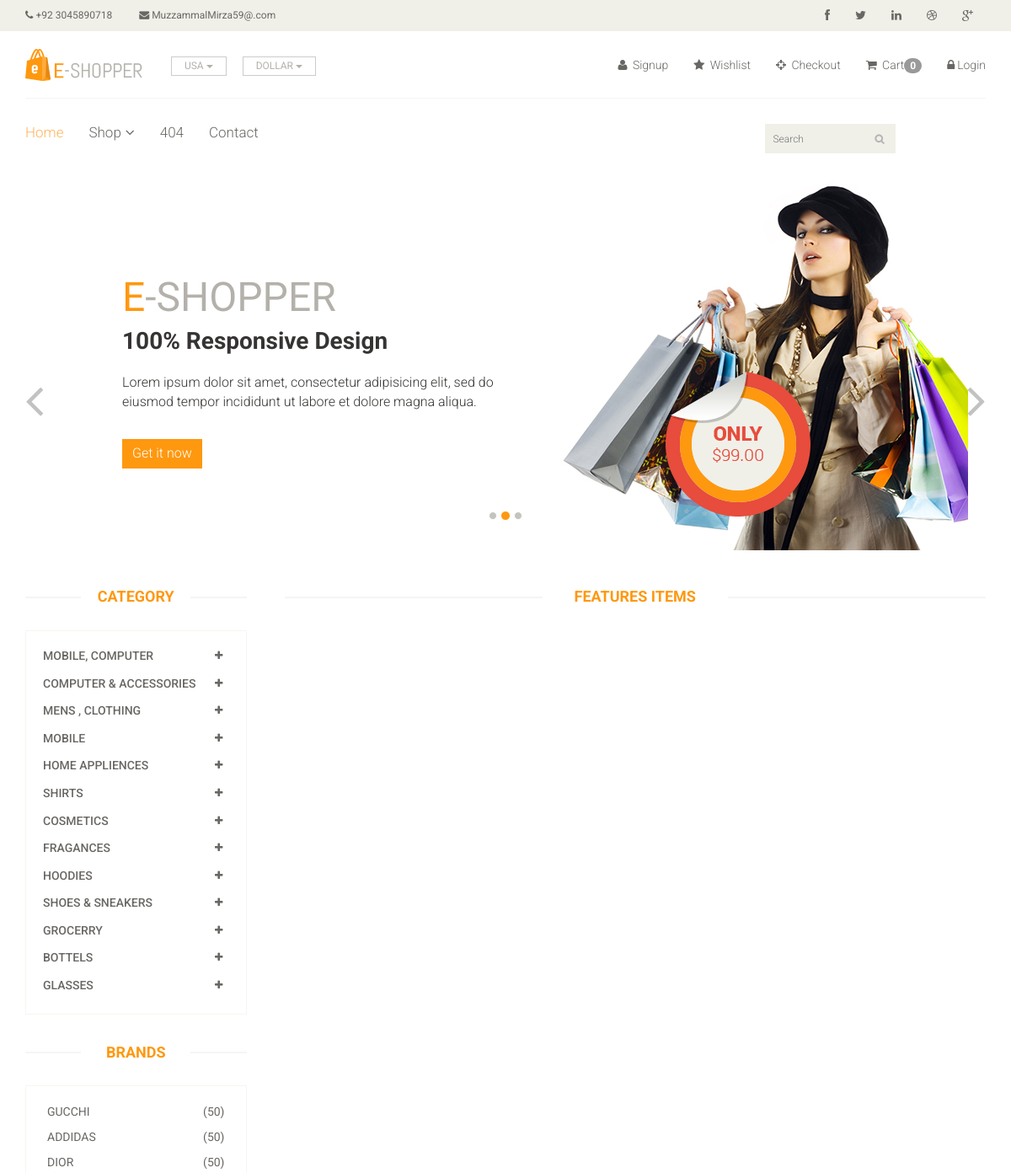
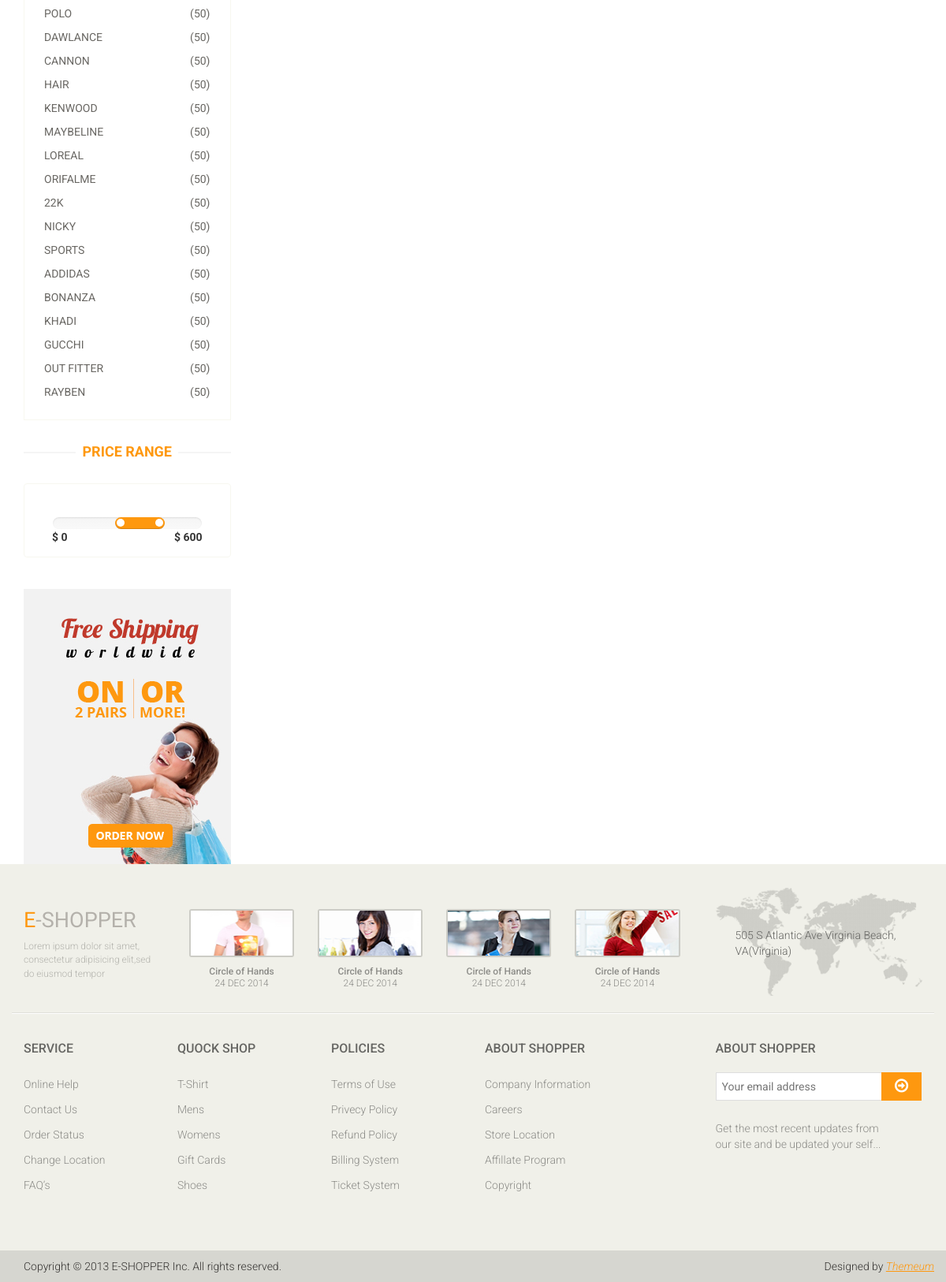
Screenshot of /?cetagory=1&brand with the database file from the repository (2 pictures, top to bottom).
### store/models.py (models this page shows, shortened)
class Cetagory(models.Model):
    name=models.CharField(max_length=70)

class Brand(models.Model):
    name=models.CharField(max_length=70,)

### store/views.py (the view)
# urls.py: path('',views.index,name='index'),
def index(request):
    cetagory = Cetagory.objects.all()
    brand =Brand.objects.all()
    brandID = request.GET.get('brand')
    cetagoryID = request.GET.get('cetagory')
    if cetagoryID:
        product=Product.objects.filter(sub_cetagory=cetagoryID).order_by('-id')
    elif brandID:
        product = Product.objects.filter(Brand=brandID).order_by('-id')
    else:
        product =Product.objects.all()
    return render(request,'index.html',{'pro':cetagory,'duct':product,'brand':brand,'product':product})

### store/templates/index.html (shortened to what this page needs)
{% extends 'base.html'%}
{% block body %}
{% load static %}
<section id="slider">
		<div class="container">
			<div class="row">
				<div class="col-sm-12">
					<div id="slider-carousel" class="carousel slide" data-ride="carousel">
						<ol class="carousel-indicators">
							<li data-target="#slider-carousel" data-slide-to="0" class=""></li>
							<li data-target="#slider-carousel" data-slide-to="1" class="active"></li>
							<li data-target="#slider-carousel" data-slide-to="2" class=""></li>
						</ol>
						<div class="carousel-inner">
							<div class="item active">
								<div class="col-sm-6">
									<h1><span>E</span>-SHOPPER</h1>
									<h2>100% Responsive Design</h2>
									<p>Lorem ipsum dolor sit amet, consectetur adipisicing elit, sed do eiusmod tempor incididunt ut labore et dolore magna aliqua. </p>
									<button type="button" class="btn btn-default get">Get it now</button>
								</div>
								<div class="col-sm-6">
									<img src="{% static 'images/home/girl2.jpg'%}" class="girl img-responsive" alt="">
									<img src="{% static 'images/home/pricing.png'%}" class="pricing" alt="">
								</div>
							</div>
						</div>
						<a href="#slider-carousel" class="left control-carousel hidden-xs" data-slide="prev">
							<i class="fa fa-angle-left"></i>
						</a>
						<a href="#slider-carousel" class="right control-carousel hidden-xs" data-slide="next">
							<i class="fa fa-angle-right"></i>
						</a>
					</div>
				</div>
			</div>
		</div>
	</section>
<section>
		<div class="container">
			<div class="row">
				<div class="col-sm-3">
					<div class="left-sidebar">
						<h2>Category</h2>
						<div class="panel-group category-products" id="accordian">
							{% for cart in pro %}
							<div class="panel panel-default">
								<div class="panel-heading">
									<h4 class="panel-title">
										<a data-toggle="collapse" data-parent="#accordian" href="#{{cart.id}}">
											<span class="badge pull-right"><i class="fa fa-plus"></i></span>
											{{cart.name}}
										</a>
									</h4>
								</div>
							</div>
							{% endfor %}
						</div>
						<div class="brands_products">
							<h2>Brands</h2>
							<div class="brands-name">
								{% for i in brand %}
								<ul class="nav nav-pills nav-stacked">
									<li><a href="/?brand={{i.id}}"> <span class="pull-right">(50)</span>{{ i.name }}</a></li>
									{% endfor %}
								</ul>
							</div>
						</div>
						<div class="price-range">
							<h2>Price Range</h2>
							<div class="well text-center">
								 <input type="text" class="span2" value="" data-slider-min="0" data-slider-max="600" data-slider-step="5" data-slider-value="[250,450]" id="sl2" ><br />
								 <b class="pull-left">$ 0</b> <b class="pull-right">$ 600</b>
							</div>
						</div>
						<div class="shipping text-center">
							<img src="images/home/shipping.jpg" alt="" />
						</div>
					</div>
				</div>
				<div class="col-sm-9 padding-right">
					<div class="features_items">
						<h2 class="title text-center">Features Items</h2>
					</div>
				</div>
			</div>
		</div>
	</section>
{% endblock %}

### store/static/css/main.css (style rules this page uses)
body { font-family: 'Roboto', sans-serif; background:; position: relative; font-weight:400px; }
a { -webkit-transition: 300ms; -moz-transition: 300ms; -o-transition: 300ms; transition: 300ms; }
h1, h2, h3, h4, h5, h6 { font-family: 'Roboto', sans-serif; }
#slider { padding-bottom: 45px; }
.carousel-indicators li { background: #C4C4BE; }
.carousel-indicators li.active { background: #FE980F; }
.item { padding-left: 100px; }
.pricing { position: absolute; right: 40%; top: 52%; }
.girl { margin-left: 0; }
.item h1 { color: #B4B1AB; font-family: abel; font-size: 48px; margin-top: 115px; }
.item h1 span { color:#FE980F; }
.item h2 { color: #363432; font-family: 'Roboto', sans-serif; font-size: 28px; font-weight: 700; margin-bottom: 22px; margin-top: 10px; }
.item p { color:#363432; font-size:16px; font-weight:300; font-family: 'Roboto', sans-serif; }
.get { background: #FE980F; border: 0 none; border-radius: 0; color: #FFFFFF; font-family: 'Roboto', sans-serif; font-size: 16px; font-weight: 300; margin-top: 23px; }
.control-carousel { position: absolute; top: 50%; font-size: 60px; color: #C2C2C1; }
.right { right: 0; }
.category-products { border: 1px solid #F7F7F0; margin-bottom: 35px; padding-bottom: 20px; padding-top: 15px; }
.left-sidebar h2, .brands_products h2 { color: #FE980F; font-family: 'Roboto', sans-serif; font-size: 18px; font-weight: 700; margin: 0 auto 30px; text-align: center; text-transform: uppercase; position: relative; z-index:3; }
.left-sidebar h2:after, h2.title:after { content: " "; position: absolute; border: 1px solid #f5f5f5; bottom:8px; left: 0; width: 100%; height: 0; z-index: -2; }
.left-sidebar h2:before { content: " "; position: absolute; background: #fff; bottom: -6px; width: 130px; height: 30px; z-index: -1; left: 50%; margin-left: -65px; }
h2.title:before { content: " "; position: absolute; background: #fff; bottom: -6px; width: 220px; height: 30px; z-index: -1; left: 50%; margin-left: -110px; }
.category-products .panel { background-color: #FFFFFF; border: 0px; border-radius: 0px; box-shadow:none; margin-bottom: 0px; }
.category-products .panel-default .panel-heading { background-color: #FFFFFF; border: 0 none; color: #FFFFFF; padding: 5px 20px; }
.category-products .panel-default .panel-heading .panel-title a { color: #696763; font-family: 'Roboto', sans-serif; font-size: 14px; text-decoration: none; text-transform: uppercase; }
.category-products .badge { background:none; border-radius: 10px; color: #696763; display: inline-block; font-size: 12px; font-weight: bold; line-height: 1; min-width: 10px; padding: 3px 7px; text-align: center; vertical-align: baseline; white-space: nowrap; }
.brands-name { border: 1px solid #F7F7F0; padding-bottom: 20px; padding-top: 15px; }
.brands-name .nav-stacked li a { background-color: #FFFFFF; color: #696763; font-family: 'Roboto', sans-serif; font-size: 14px; padding: 5px 25px; text-decoration: none; text-transform: uppercase; }
.shipping { background-color: #F2F2F2; margin-top: 40px; overflow: hidden; padding-top: 20px; position: relative; }
.price-range { margin-top:30px; }
.well { background-color: #FFFFFF; border: 1px solid #F7F7F0; border-radius: 4px; box-shadow: none; margin-bottom: 20px; min-height: 20px; padding: 35px; }
.padding-right { padding-right: 0; }
.features_items { overflow:hidden; }
h2.title { color: #FE980F; font-family: 'Roboto', sans-serif; font-size: 18px; font-weight: 700; margin: 0 15px; text-transform: uppercase; margin-bottom: 30px; position: relative; }

### rows the page displays
Cetagory: name "MOBILE, COMPUTER"
Cetagory: name "COMPUTER & ACCESSORIES"
Cetagory: name "MENS , CLOTHING"
Cetagory: name "MOBILE"
Cetagory: name "HOME APPLIENCES"
Cetagory: name "SHIRTS"
Cetagory: name "COSMETICS"
Cetagory: name "FRAGANCES"
Cetagory: name "HOODIES"
Cetagory: name "SHOES & SNEAKERS"
Cetagory: name "GROCERRY"
Cetagory: name "BOTTELS"
Cetagory: name "GLASSES"
Brand: name "GUCCHI"
Brand: name "ADDIDAS"
Brand: name "DIOR"
Brand: name "POLO"
Brand: name "DAWLANCE"
Brand: name "CANNON"
Brand: name "HAIR"
Brand: name "KENWOOD"
Brand: name "MAYBELINE"
Brand: name "LOREAL"
Brand: name "ORIFALME"
Brand: name "22K"
Brand: name "NICKY"
Brand: name "SPORTS"
Brand: name "ADDIDAS"
Brand: name "BONANZA"
Brand: name "KHADI"
Brand: name "GUCCHI"
Brand: name "OUT FITTER"
Brand: name "RAYBEN"

### other values shown
{{ request.session.cart|length }} "0"
